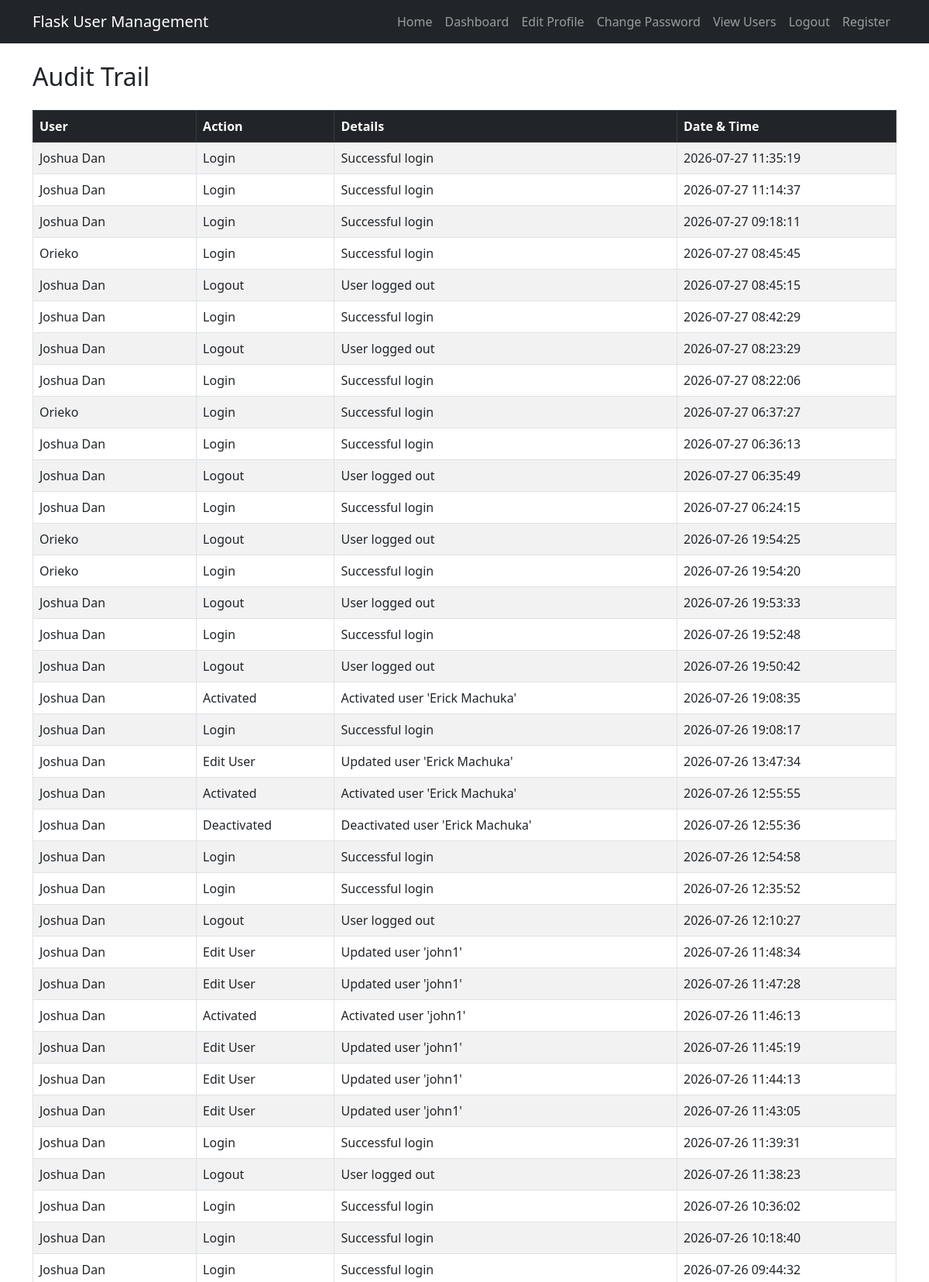
The page /audit_log (signed in, upper part) on the database its author committed.
### tables this page shows
CREATE TABLE audit_log (
    id INTEGER PRIMARY KEY AUTOINCREMENT,
    username TEXT NOT NULL,
    action TEXT NOT NULL,
    details TEXT,
    created_at TIMESTAMP DEFAULT CURRENT_TIMESTAMP
);

### app.py (the view)
@app.route("/audit_log")
@login_required
def audit_log():
    if session.get("role") != "admin":
        flash("Access denied.")
        return redirect(url_for("dashboard"))
    conn = sqlite3.connect("users.db")
    cursor = conn.cursor()
    cursor.execute("""
        SELECT username, action, details, created_at
        FROM audit_log
        ORDER BY id DESC
    """)
    logs = cursor.fetchall()
    conn.close()
    return render_template("audit_log.html", logs=logs)

### app.py (called while the page is built)
def login_required(f):
    @wraps(f)
    def wrapper(*args, **kwargs):
        if "username" not in session:
            return redirect(url_for("login"))
        return f(*args, **kwargs)
    return wrapper

### templates/audit_log.html (shortened to what this page needs)
{% extends "base.html" %}
{% block content %}
<h2 class="mb-4">Audit Trail</h2>
<table class="table table-striped table-bordered">
    <thead class="table-dark">
        <tr>
            <th>User</th>
            <th>Action</th>
            <th>Details</th>
            <th>Date & Time</th>
        </tr>
    </thead>
    <tbody>
    {% for log in logs %}
    <tr>
        <td>{{ log[0] }}</td>
        <td>{{ log[1] }}</td>
        <td>{{ log[2] }}</td>
        <td>{{ log[3] }}</td>
    </tr>
    {% endfor %}
    </tbody>
</table>
{% endblock %}

### rows shown on the page
audit_log: username "Joshua Dan", action "Login", details "Successful login", created_at "2026-07-27 11:35:19"
audit_log: username "Joshua Dan", action "Login", details "Successful login", created_at "2026-07-27 11:14:37"
audit_log: username "Joshua Dan", action "Login", details "Successful login", created_at "2026-07-27 09:18:11"
audit_log: username "Orieko", action "Login", details "Successful login", created_at "2026-07-27 08:45:45"
audit_log: username "Joshua Dan", action "Logout", details "User logged out", created_at "2026-07-27 08:45:15"
audit_log: username "Joshua Dan", action "Login", details "Successful login", created_at "2026-07-27 08:42:29"
audit_log: username "Joshua Dan", action "Logout", details "User logged out", created_at "2026-07-27 08:23:29"
audit_log: username "Joshua Dan", action "Login", details "Successful login", created_at "2026-07-27 08:22:06"
audit_log: username "Orieko", action "Login", details "Successful login", created_at "2026-07-27 06:37:27"
audit_log: username "Joshua Dan", action "Login", details "Successful login", created_at "2026-07-27 06:36:13"
audit_log: username "Joshua Dan", action "Logout", details "User logged out", created_at "2026-07-27 06:35:49"
audit_log: username "Joshua Dan", action "Login", details "Successful login", created_at "2026-07-27 06:24:15"
audit_log: username "Orieko", action "Logout", details "User logged out", created_at "2026-07-26 19:54:25"
audit_log: username "Orieko", action "Login", details "Successful login", created_at "2026-07-26 19:54:20"
audit_log: username "Joshua Dan", action "Logout", details "User logged out", created_at "2026-07-26 19:53:33"
audit_log: username "Joshua Dan", action "Login", details "Successful login", created_at "2026-07-26 19:52:48"
audit_log: username "Joshua Dan", action "Logout", details "User logged out", created_at "2026-07-26 19:50:42"
audit_log: username "Joshua Dan", action "Activated", details "Activated user 'Erick Machuka'", created_at "2026-07-26 19:08:35"
audit_log: username "Joshua Dan", action "Login", details "Successful login", created_at "2026-07-26 19:08:17"
audit_log: username "Joshua Dan", action "Edit User", details "Updated user 'Erick Machuka'", created_at "2026-07-26 13:47:34"
audit_log: username "Joshua Dan", action "Activated", details "Activated user 'Erick Machuka'", created_at "2026-07-26 12:55:55"
audit_log: username "Joshua Dan", action "Deactivated", details "Deactivated user 'Erick Machuka'", created_at "2026-07-26 12:55:36"
audit_log: username "Joshua Dan", action "Login", details "Successful login", created_at "2026-07-26 12:54:58"
audit_log: username "Joshua Dan", action "Login", details "Successful login", created_at "2026-07-26 12:35:52"
audit_log: username "Joshua Dan", action "Logout", details "User logged out", created_at "2026-07-26 12:10:27"
audit_log: username "Joshua Dan", action "Edit User", details "Updated user 'john1'", created_at "2026-07-26 11:48:34"
audit_log: username "Joshua Dan", action "Edit User", details "Updated user 'john1'", created_at "2026-07-26 11:47:28"
audit_log: username "Joshua Dan", action "Activated", details "Activated user 'john1'", created_at "2026-07-26 11:46:13"
audit_log: username "Joshua Dan", action "Edit User", details "Updated user 'john1'", created_at "2026-07-26 11:45:19"
audit_log: username "Joshua Dan", action "Edit User", details "Updated user 'john1'", created_at "2026-07-26 11:44:13"
audit_log: username "Joshua Dan", action "Edit User", details "Updated user 'john1'", created_at "2026-07-26 11:43:05"
audit_log: username "Joshua Dan", action "Login", details "Successful login", created_at "2026-07-26 11:39:31"
audit_log: username "Joshua Dan", action "Logout", details "User logged out", created_at "2026-07-26 11:38:23"
audit_log: username "Joshua Dan", action "Login", details "Successful login", created_at "2026-07-26 10:36:02"
audit_log: username "Joshua Dan", action "Login", details "Successful login", created_at "2026-07-26 10:18:40"
audit_log: username "Joshua Dan", action "Login", details "Successful login", created_at "2026-07-26 09:44:32"
